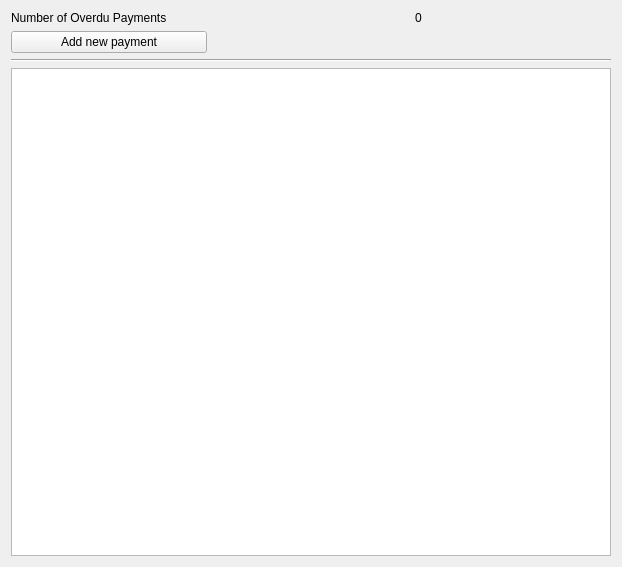
<?xml version="1.0" encoding="UTF-8"?>
<ui version="4.0">
 <class>PaymentPage</class>
 <widget class="QWidget" name="PaymentPage">
  <property name="geometry">
   <rect>
    <x>0</x>
    <y>0</y>
    <width>622</width>
    <height>567</height>
   </rect>
  </property>
  <property name="windowTitle">
   <string>Form</string>
  </property>
  <layout class="QVBoxLayout" name="verticalLayout">
   <item>
    <layout class="QGridLayout" name="gridLayout">
     <item row="0" column="0" colspan="2">
      <widget class="QLabel" name="label">
       <property name="text">
        <string>Number of Overdu Payments</string>
       </property>
      </widget>
     </item>
     <item row="0" column="2">
      <widget class="QLabel" name="label_2">
       <property name="text">
        <string>0</string>
       </property>
      </widget>
     </item>
     <item row="1" column="0">
      <widget class="QPushButton" name="pushButton">
       <property name="text">
        <string>Add new payment</string>
       </property>
      </widget>
     </item>
     <item row="1" column="1" colspan="2">
      <spacer name="horizontalSpacer">
       <property name="orientation">
        <enum>Qt::Orientation::Horizontal</enum>
       </property>
       <property name="sizeHint" stdset="0">
        <size>
         <width>198</width>
         <height>20</height>
        </size>
       </property>
      </spacer>
     </item>
    </layout>
   </item>
   <item>
    <widget class="Line" name="line">
     <property name="orientation">
      <enum>Qt::Orientation::Horizontal</enum>
     </property>
    </widget>
   </item>
   <item>
    <widget class="QTableView" name="tableView"/>
   </item>
  </layout>
 </widget>
 <resources/>
 <connections/>
</ui>
